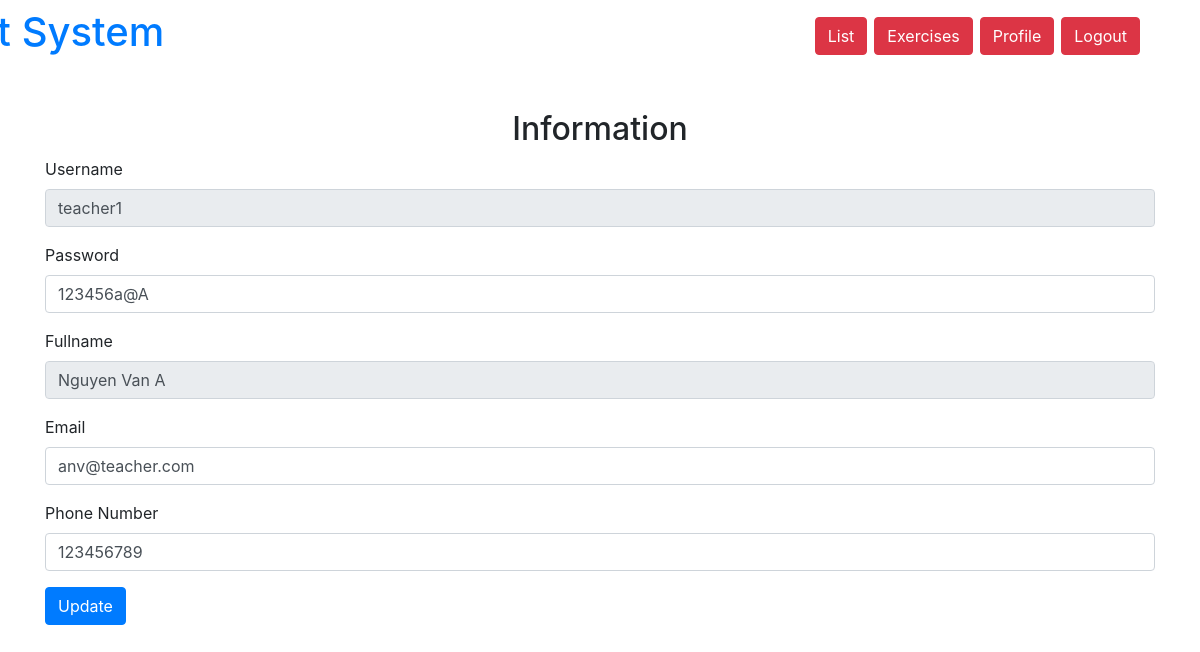
The page /user/profile.php (signed in) on the database its author committed.
### tables this page shows
CREATE TABLE `user` (
  `ID` int(5) UNSIGNED NOT NULL,
  `username` varchar(20) NOT NULL,
  `password` varchar(20) NOT NULL,
  `fullname` varchar(30) NOT NULL,
  `email` varchar(30) NOT NULL,
  `pnumber` int(20) NOT NULL,
  `role` int(3) NOT NULL
);

### user/profile.php (the view, shortened to what this page needs)
<?php
    require '../config/connectdb.php';
    if(isset($_POST['editBtn']) && $_SESSION['username']){
        $username = $_POST['editBtn'];
    }
    elseif(!isset($_POST['editBtn']) && $_SESSION['username']){
        $username = $_SESSION['username'];
    }
    $query = "SELECT username, password, fullname, email, pnumber from user where username = '$username'";
    $query_res = mysqli_query($conn, $query);
    $rows_arr = mysqli_fetch_array($query_res);
?>
<!doctype html>
<html lang="en">
  <head>
    <link rel="stylesheet" href="https://stackpath.bootstrapcdn.com/bootstrap/4.3.1/css/bootstrap.min.css">
  </head>
  <body>
    <?php
        include "header.php";
    ?>
    <div class = "container">
        <h2><center><br>Information</center></h2>
            <form action="update.php" method = "post" enctype="multipart/form-data">
                <div class = "form-group">
                    <label for='username'>Username</label>
                    <input type="text" name="username" id="username" class="form-control" value="<?php echo $username; ?>" readonly>
                </div>
                <div class="form-group">
                  <label for="password">Password</label>
                  <input type="text" name="password" id="password" class="form-control"  value="<?php echo $rows_arr['password'];?>" >
                </div>
                <div class="form-group">
                  <label for="fullname">Fullname</label>
                  <input type="text" name="fullname" id="fullname" class="form-control"  value="<?php echo $rows_arr['fullname'];?>" readonly>
                </div>
                <div class="form-group">
                  <label for="email">Email</label>
                  <input type="text" name="email" id="email" class="form-control"  value="<?php echo $rows_arr['email'];?>" >
                </div>
                <div class="form-group">
                  <label for="phone">Phone Number</label>
                  <input type="text" name="pnumber" id="pnumber" class="form-control"  value="<?php echo $rows_arr['pnumber'];?>" >
                </div>
                <button type="submit" class="btn btn-primary" name="update">Update</button>
                <br><br>
            </form>
    </div>
  </body>
</html>

### rows shown on the page
user: password "123456a@A", fullname "Nguyen Van A", email "anv@teacher.com", pnumber "123456789"
